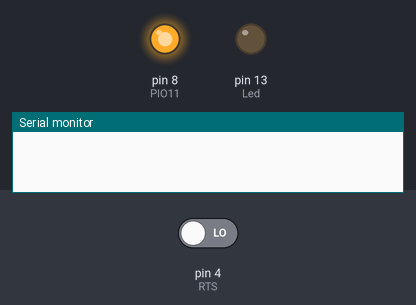
Simulated run of this sketch. Board: Arduino Uno, built with avr-gcc and run on an emulated ATmega328P. Parts: output pins drawn as LEDs (lit = HIGH), the last lines printed to the serial monitor. The test bench sets the inputs (shaded band); at power-on: pin 4 (RTS) LOW. The modem accepts every AT command (registered, SIM ready, sends succeed) and sends nothing else; pins used as bus, display or sensor lines are not drawn.

Above: at 0.1 s.
At 14.3 s:
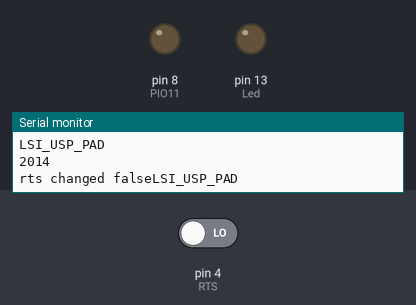
14.4 s: pin 4 (RTS) driven HIGH
Timing chart, 0 to 17.4 s (numbered marks = the images above; inputs shaded):
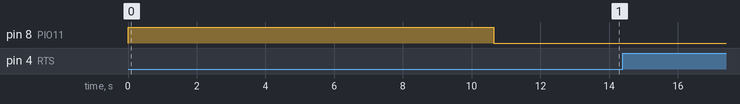

The sketch:

bluetooth_test.ino
```cpp
#include <SoftwareSerial.h> //Software Serial Port

#define RxD 0 //ok
#define TxD 1 //ok
#define Reset 5
#define PIO11 8
#define Led 13 //ok
#define RTS 4


SoftwareSerial blueToothSerial(RxD,TxD);


void setup()
{
 Serial.begin(9600);
 pinMode(RxD, INPUT);
 pinMode(TxD, OUTPUT);
 pinMode(Led, OUTPUT);
 pinMode(PIO11, OUTPUT);
 digitalWrite(PIO11, HIGH);
 pinMode(Reset, OUTPUT);
 digitalWrite(Reset, LOW);
 pinMode(RTS, INPUT);
 setupBlueToothConnection();
}

void loop()
{
 char recvChar;
 boolean rtsStatus = true;

 while(1){
 blueToothSerial.println("LSI_USP_PAD");
 Serial.println("LSI_USP_PAD");
 delay(500);
 blueToothSerial.print("2014");
 Serial.println("2014");
 delay(500);


 if(blueToothSerial.available()){//check if there's any data sent from the remote bluetooth shield
 recvChar = blueToothSerial.read();
 if(recvChar == 'a'){
 digitalWrite(Led, HIGH);
 }
 if(recvChar == 'b'){
 digitalWrite(Led, LOW);
 }
 Serial.print(recvChar);
 }
 if(Serial.available()){//check if there's any data sent from the local serial terminal, you can add the other applications here
 recvChar = Serial.read();
 blueToothSerial.print(recvChar);
 }
 if(digitalRead(RTS)){
 if(!rtsStatus){
 rtsStatus = true;
 Serial.print("rts changed true");
 }
 }else{
 if(rtsStatus){
 rtsStatus = false;
 Serial.print("rts changed false");
 }
 }
 }
}

void setupBlueToothConnection()
{
 enterATMode();
 sendATCommand();
 sendATCommand("UART=57600,0,0"); //57600
 sendATCommand("ROLE=1"); // define como modo master
 sendATCommand("NAME=ARDUINO_MONITOR");
 sendATCommand("PSWD=4242"); // define a senha do modo mestre
 sendATCommand("PAIR=0018,e4,0c680a"); // VERIFICAR!!!
 sendATCommand("BIND=0018,e4,0c680a"); // endereço MAC
 sendATCommand("CMODE=1"); // CMODE = 1 permite conexao com qualquer endereço
 enterComMode();
}

void resetBT()
{
 digitalWrite(Reset, LOW);
 delay(2000);
 digitalWrite(Reset, HIGH);
}

void enterComMode()
{
 blueToothSerial.flush();
 delay(500);
 digitalWrite(PIO11, LOW);
 resetBT();
 delay(500);
 blueToothSerial.begin(57600);//57600
}

void enterATMode()
{
 blueToothSerial.flush();
 delay(500);
 digitalWrite(PIO11, HIGH);
 resetBT();
 delay(500);
 blueToothSerial.begin(38400);//38400

}

void sendATCommand(char *command)
{
 blueToothSerial.print("AT");
 if(strlen(command) > 1){
 blueToothSerial.print("+");
 blueToothSerial.print(command);
 delay(1000);
 }
 blueToothSerial.print("\r\n");
}

void sendATCommand()
{
 blueToothSerial.print("AT\r\n");
 delay(100);
}
```
